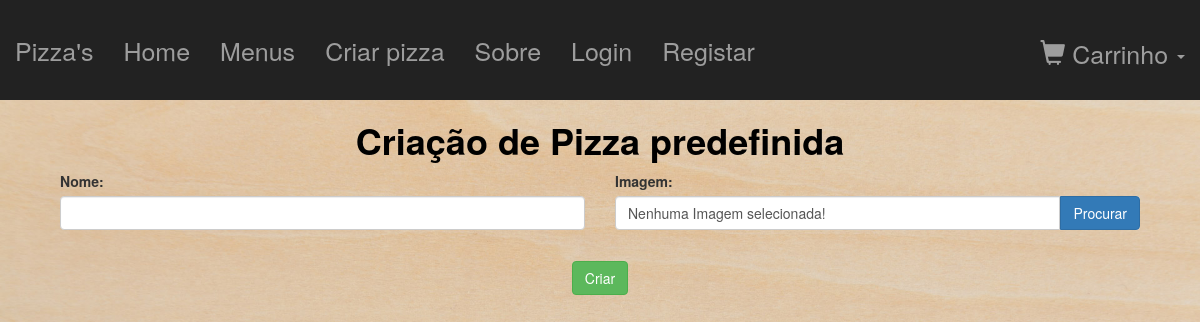
The app's page /pages/criarPizzaPredefinida.php, older data.
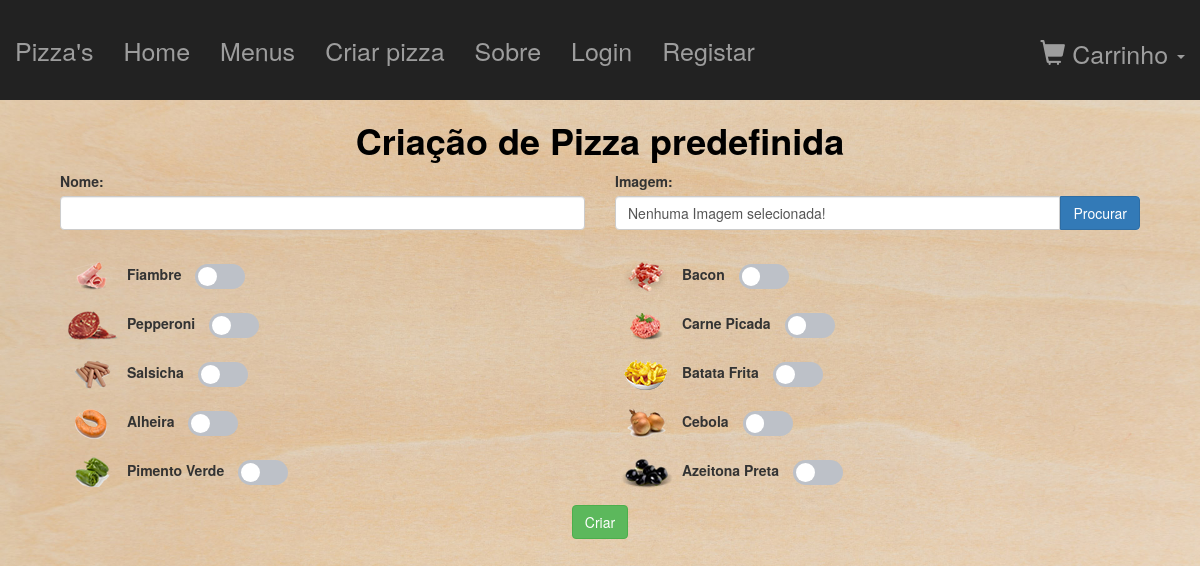
The same page, newer data.
### tables this page shows
CREATE TABLE IF NOT EXISTS `ingredientePizza` (
  `ID` int(11) NOT NULL COMMENT 'ID do ingrediente da pizza',
  `nome` varchar(50) NOT NULL COMMENT 'Nome do ingrediente da pizza',
  `imagem` varchar(535) NOT NULL COMMENT 'Caminho da imagem do ingrediente da pizza',
  `preco` float NOT NULL COMMENT 'Preço do ingrediente da pizza'
);

### pages/criarPizzaPredefinida.php (the view, shortened to what this page needs)
<?php
    require_once('../php/bd.php');
?>
<?php
    require_once './partials/header2.php';
?>
<div class="container paddingLess marTop">
    <div class="col-md-12 text-center">
        <h1><b>Criação de Pizza predefinida</b></h1>
    </div>
    <div class="col-md-12 text-left">
        <form action="../php/criarPizzaPredefinidaBD.php" method="post" enctype="multipart/form-data">
            <div class="col-md-12">
                <div class="form-group col-md-6">
                    <label for="inputNome">Nome:</label>
                    <input type="text" class="form-control" id="inputNome" name="inputNome" required>
                </div>
                <div class="form-group col-md-6">
                    <label for="inputFoto">Imagem:</label>
                    <div class="form-group input-group input-file">
                        <div class="form-control">Nenhuma Imagem selecionada!</div>
                        <span class="input-group-addon">
                        <a class='btn btn-primary' href='javascript:'>Procurar
                        </a>
                    </span>
                    </div>
                </div>
            </div>
            <?php
                $sql='SELECT * FROM ingredientePizza;';
                $result = $PDO->query($sql);
                $ingredientesPizza = $result->fetchAll();
            ?>
            <div class="col-md-12 ingredientPicker">
                <?php foreach($ingredientesPizza as $ingredientePizza){ ?>
                    <div class="col-md-6 form-inline">
                        <div class="form-group">
                            <img src="<?=$ingredientePizza['imagem']?>" alt="<?=$ingredientePizza['nome']?>">
                            <label for="input<?=str_replace(' ', '', $ingredientePizza['nome'])?>"><?=$ingredientePizza['nome']?></label>
                            <button type="button" class="btn btn-lg btn-toggle" data-toggle="button" aria-pressed="false" autocomplete="off">
                                <div class="handle"></div>
                            </button>
                        </div>
                    </div>
                <?php } ?>
            </div>
            <div class="col-md-12 text-center">
                <button type="submit" class="btn btn-success">Criar</button>
            </div>
        </form>
    </div>
</div>

Row changes from the older to the newer data that the page shows:
added ingredientepizza: imagem (picture), nome "Fiambre"
added ingredientepizza: imagem (picture), nome "Bacon"
added ingredientepizza: imagem (picture), nome "Pepperoni"
added ingredientepizza: imagem (picture), nome "Carne Picada"
added ingredientepizza: imagem (picture), nome "Salsicha"
added ingredientepizza: imagem (picture), nome "Batata Frita"
added ingredientepizza: imagem (picture), nome "Alheira"
added ingredientepizza: imagem (picture), nome "Cebola"
added ingredientepizza: imagem (picture), nome "Pimento Verde"
added ingredientepizza: imagem (picture), nome "Azeitona Preta"
